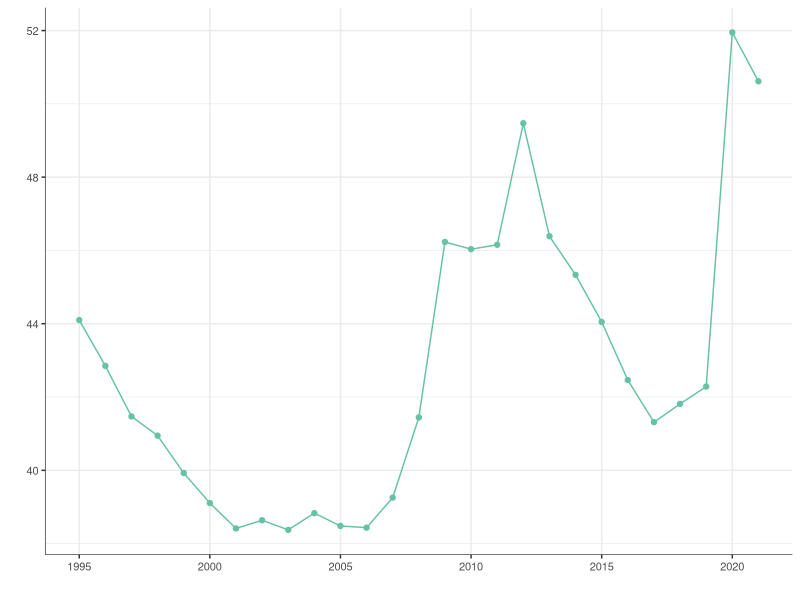
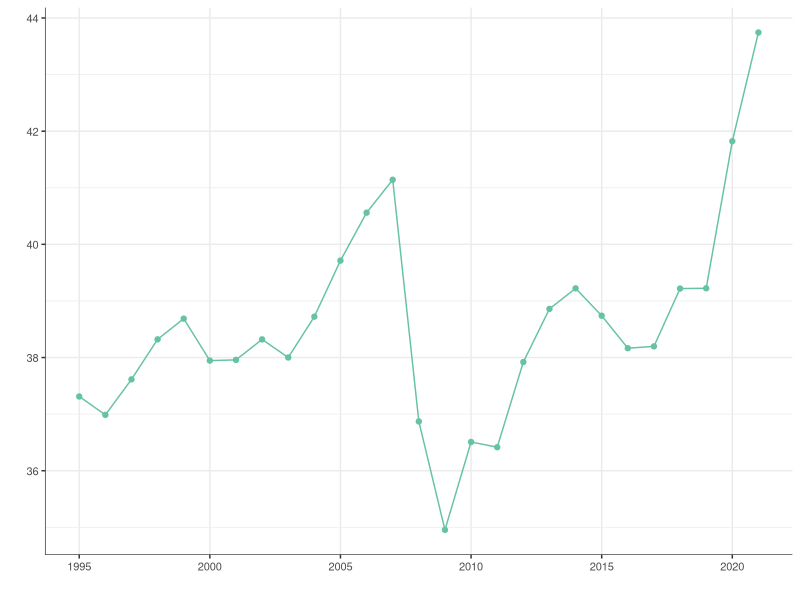
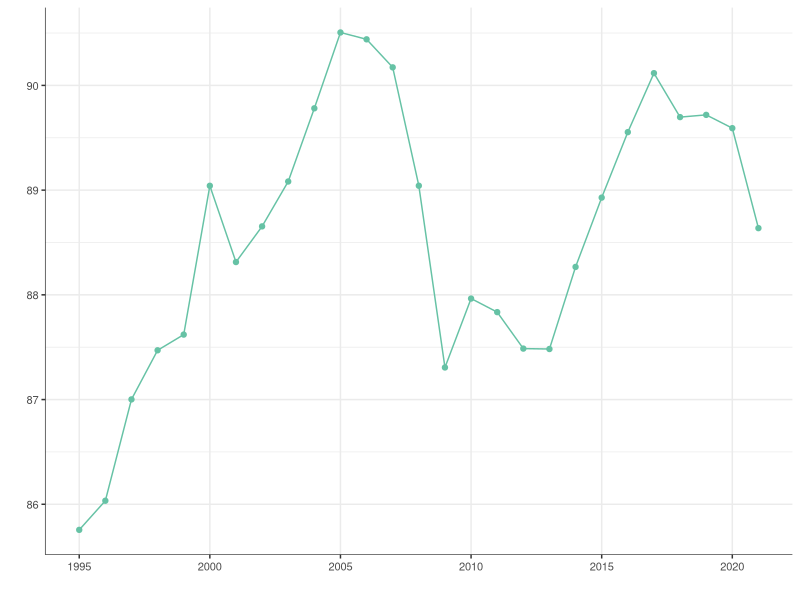
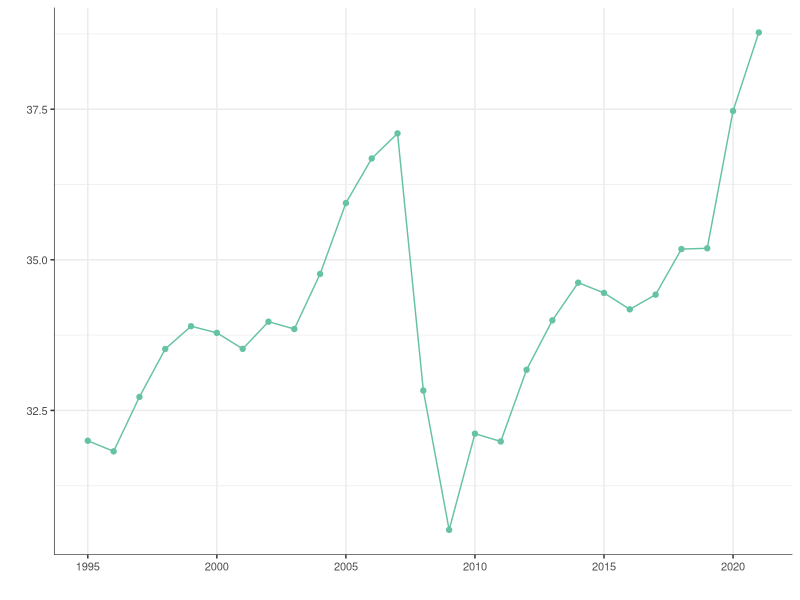
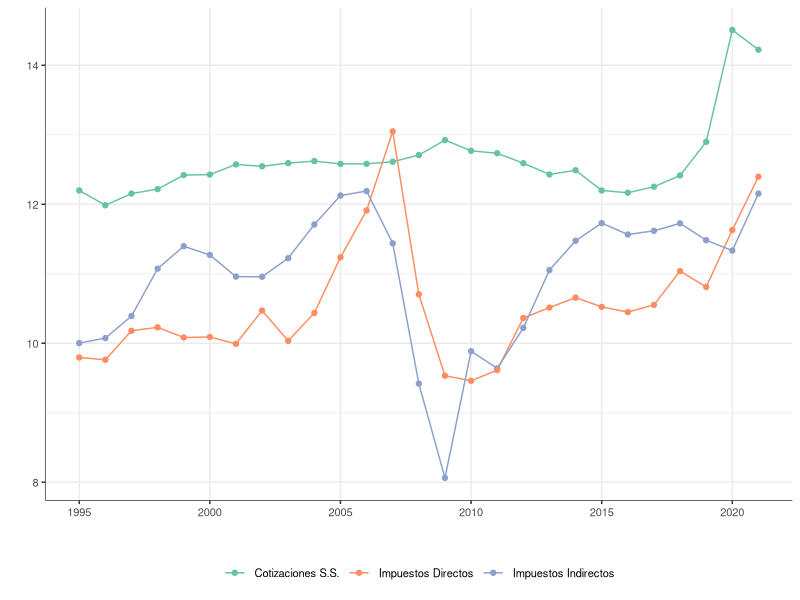
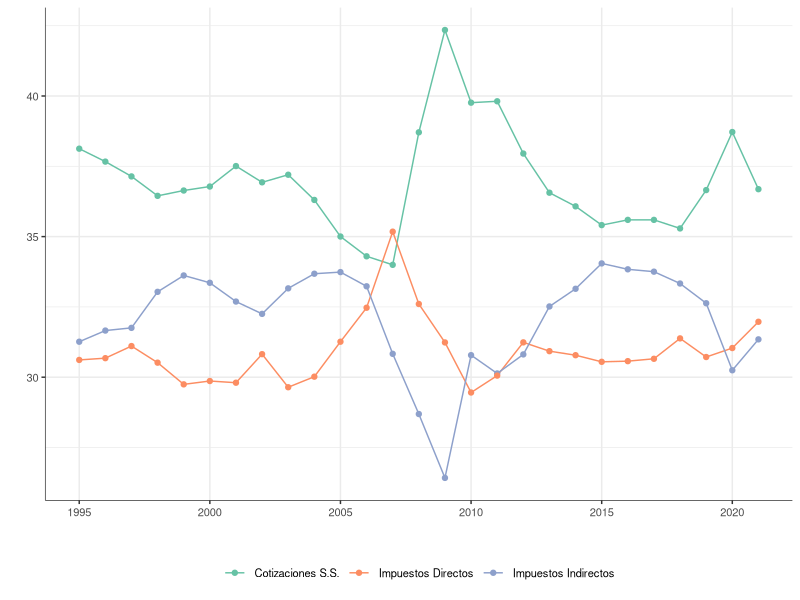
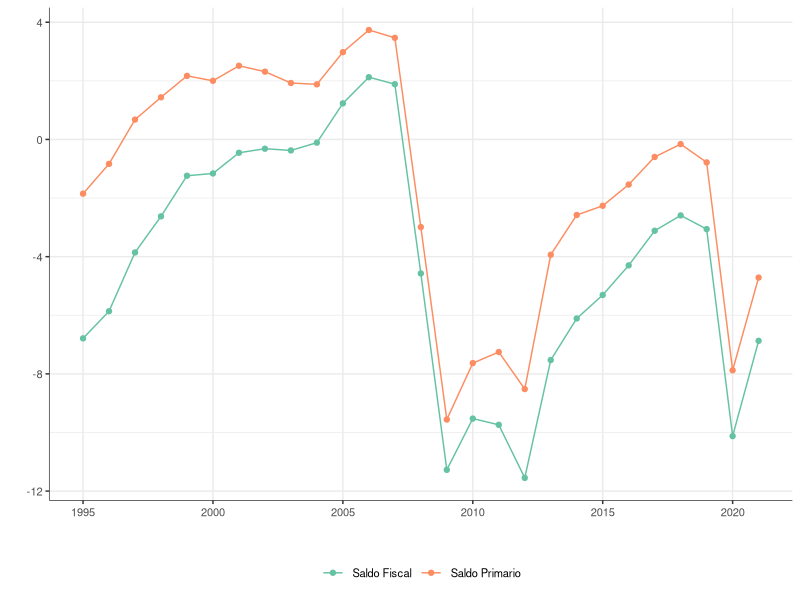

The R source for these figures, in order:
library(tidyverse)
library(openxlsx)

# IGAE data: Total government

aapp <- local({
  aapp_vars <-
    tibble(row = c(7, 36, 43, 63, 64, 83),
           vname = c("Ingresos", "Gastos", "Intereses",
                     "SFiscal", "SPrimario", "PIB"))
  df_list <- list(
    read.xlsx("./data/A_AAPP.xlsx", "Tabla1a",
              colNames = TRUE,
              rows = c(6, aapp_vars$row[-nrow(aapp_vars)])),
    read.xlsx("./data/A_AAPP.xlsx", "Tabla1b",
              colNames = TRUE,
              rows = c(6, aapp_vars$row[nrow(aapp_vars)])) |>
      mutate(CONCEPTOS  = as.character(CONCEPTOS)))

  bind_rows(df_list)  |>
    select(-c("CÓDIGO", "CONCEPTOS")) |>
    mutate(vnames = aapp_vars$vname) |>
    rename("2021" = "2021(P)") |>
    pivot_longer(cols = 1:27, names_to = "year") |>
    mutate(year = as.integer(year)) |>
    pivot_wider(names_from = vnames, values_from = value)
})

# IGAE data: Taxes
imp <- local({
  imp_vars <-
    tibble(row = c(7, 74, 86, 95, 96, 97, 98),
           vname = c("TInd", "TRenta", "TCap", "TTotal",
                     "CotSS1", "CotSS2", "CotSS3"))

  read.xlsx("./data/A_AAPP_Imp.xlsx", "Tabla1a",
            colNames = TRUE,
            rows = c(6, imp_vars$row)) |>
    select(-c("CÓDIGO", "CONCEPTOS")) |>
    mutate(vnames = imp_vars$vname) |>
    rename("2021" = "2021(P)") |>
    pivot_longer(cols = 1:27, names_to = "year") |>
    mutate(year = as.integer(year)) |>
    pivot_wider(names_from = vnames, values_from = value) |>
    mutate(CotSS = CotSS1 + CotSS2 + CotSS3) |>
    select(-(CotSS1:CotSS3))
})

# IGAE data: COFOG
read_cofog <- function(level) {
  cofog_vars <-
    tibble(row = c(7, 15, 16, 22, 29, 39, 46, 53, 60, 67, 76),
           vname = c("G01", "G01.8", "G02", "G03", "G04", "G05",
                     "G06", "G07", "G08", "G09", "G10"))

  read.xlsx("./data/COFOG.xlsx", level,
            colNames = TRUE,
            rows = c(6, cofog_vars$row)) |>
    mutate(vnames = cofog_vars$vname) |>
    select(-c("Código", "Grupo")) |>
    rename("2021" = "2021.(P)") |>
    pivot_longer(cols = 1:27, names_to = "year") |>
    mutate(year = as.integer(year)) |>
    pivot_wider(names_from = vnames, names_sep = "_",
                values_from = value) |>
    mutate(G01 = G01 - coalesce(G01.8, 0))  |>
    select(-G01.8) |>
    rowwise() |>
    mutate(GTot = sum(c_across(G01:G10), na.rm = TRUE))
}

gov_levels <- c("AA.PP.", "AA.CC.", "CC.AA.", "CC.LL.", "AA.SS.")
cofog <- map(set_names(gov_levels), read_cofog)

sum_cofog <- bind_rows(cofog[-1]) |>
  pivot_longer(G01:GTot) |>
  group_by(year, name) |>
  summarise(value = sum(value,  na.rm = TRUE), .groups = "drop") |>
  pivot_wider(names_from = name, values_from = value)


library(RColorBrewer)
theme_set(theme_bw())

theme_update(panel.border = element_blank(),
             axis.line.x = element_line(linewidth = 0.2),
             axis.line.y = element_line(linewidth = 0.2),
             text = element_text(size = 10))

line_plot <- function(data, labels = NULL) {
  lplot <- ggplot(data, aes(x = year, y = value, color = name))  +
    geom_line() + geom_point() +
    labs(color = NULL) +
    xlab("") + ylab("") +
    scale_x_continuous(breaks = seq(1995, 2020, 5),
                       minor_breaks = NULL)

  if (is.null(labels)) {
    lplot <- lplot + scale_color_brewer(palette = "Set2")
  } else {
    lplot <- lplot +
      scale_color_brewer(palette = "Set2", labels = labels)
  }

  if (length(unique(data$name)) == 1) {
    lplot <- lplot + theme(legend.position = "none")
  }
  lplot
}

## a) Gasto público
aapp |> mutate(G = Gastos / PIB * 100) |>
  select(year, G) |>
  pivot_longer(G) |>
  line_plot()


## d) Ingresos públicos
aapp |> mutate(R = Ingresos / PIB * 100) |>
  select(year, R) |>
  pivot_longer(R) |>
  line_plot()


left_join(aapp, imp, by = "year") |>
  mutate(T = (TTotal + CotSS) / Ingresos * 100) |>
  select(year, T) |>
  pivot_longer(T) |>
  line_plot()


left_join(aapp, imp, by = "year") |>
  mutate(PF = (TTotal + CotSS) / PIB * 100) |>
  select(year, PF) |>
  pivot_longer(PF) |>
  line_plot()

## e) Impuestos directos, indirectos y cotizaciones
left_join(aapp, imp, by = "year") |>
  mutate(TI = TInd / PIB * 100,
         TD = (TRenta + TCap) / PIB * 100,
         SS = CotSS / PIB * 100) |>
  select(year, TI, TD, SS) |>
  pivot_longer(c(TI, TD, SS)) |>
  line_plot(labels = c(TI = "Impuestos Indirectos",
                       TD = "Impuestos Directos",
                       SS = "Cotizaciones S.S.")) +
  theme(legend.position = "bottom")



imp |> mutate(Total = TTotal + CotSS,
              TI = TInd / Total * 100,
              TD = (TRenta + TCap) / Total * 100,
              SS = CotSS / Total * 100) |>
  select(year, TI, TD, SS) |>
  pivot_longer(c(TI, TD, SS)) |>
  line_plot(labels = c(TI = "Impuestos Indirectos",
                       TD = "Impuestos Directos",
                       SS = "Cotizaciones S.S.")) +
  theme(legend.position = "bottom")


## f) Saldo fiscal y saldo primario
aapp |>
  mutate(SF = SFiscal / PIB * 100,
         SP = SPrimario / PIB * 100) |>
  select(year, SF, SP) |>
  pivot_longer(c(SF, SP)) |>
  line_plot(labels = c(SF = "Saldo Fiscal",
                       SP = "Saldo Primario")) +
  theme(legend.position = "bottom")



